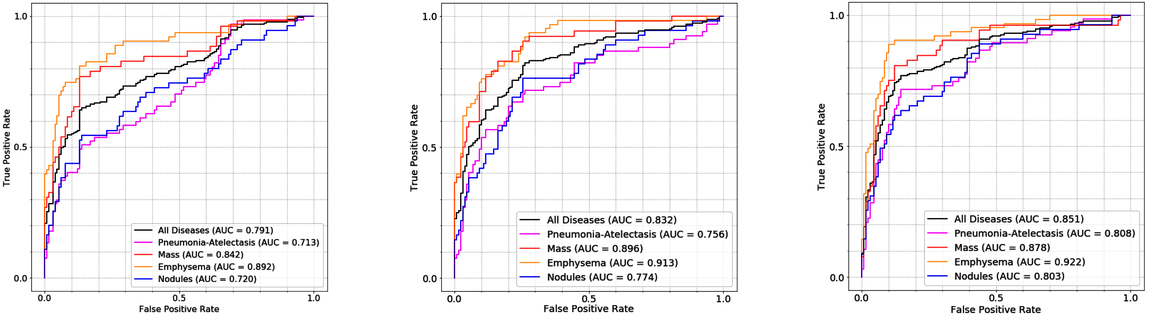
#> input picture reports/images/auc.png, 1149 x 315 px, shrunk from 2438 x 669 before the run; its folder holds 2 pictures in this run
$ python montage.py --images ../../reports/images
#> lines starting #> are read from the running program, lines starting #| are printed output that depends on the picture
from imutils import build_montages
from imutils import paths
import argparse
import random
import cv2

ap = argparse.ArgumentParser()
ap.add_argument("-i", "--images", required=True,
	help="path to input directory of images")
ap.add_argument("-s", "--sample", type=int, default=21,
	help="# of images to sample")
args = vars(ap.parse_args())


imagePaths = list(paths.list_images(args["images"]))
random.shuffle(imagePaths)
imagePaths = imagePaths[:args["sample"]]


# initialize the list of images
images = []

# loop over the list of image paths
for imagePath in imagePaths:
	# load the image and update the list of images
	image = cv2.imread(imagePath)
#> image is the input picture: shape (315, 1149, 3); mean B, G, R 242.6, 240.8, 243.6
	images.append(image)

# construct the montages for the images
montages = build_montages(images, (35, 35), (28, 28))
#> montages = 1 item

for montage in montages:
	cv2.imshow("Montage", montage)
	k = cv2.waitKey(0) & 0xFF
#> this loop made 1 pass; (key Esc is pressed on pass 1)
#> pass 1, `cv2.imshow("Montage", montage)`:
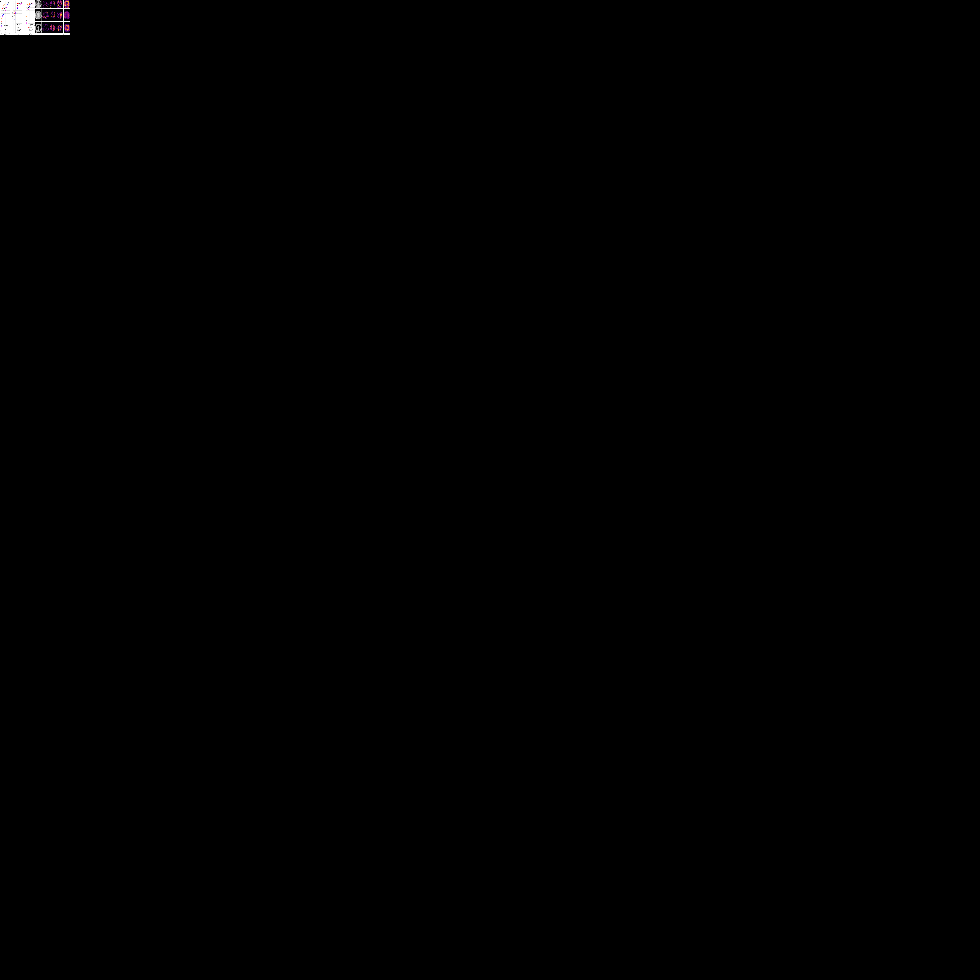
#> window 'Montage': shape (980, 980, 3); mean B, G, R 0.4, 0.4, 0.4
